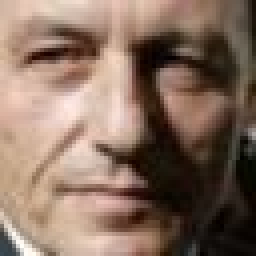
#> input picture data/non_smile/Alfred_Sant_0001.jpg, 64 x 64 px (shown 4 times larger); its folder holds 4 pictures in this run
$ jupyter execute --allow-errors Image_Classification_Logistics_Regression.ipynb
#> lines starting #> are read from the running program, lines starting #| are printed output that depends on the picture
# Libraries

[cell 1]
import glob  # use to process jpg files
import numpy as np
import matplotlib.pyplot as plt

[cell 2]
from sklearn.model_selection import train_test_split

[cell 3]
from sklearn.linear_model import LogisticRegression
from sklearn.metrics import accuracy_score, confusion_matrix, classification_report

[cell 4]
from PIL import Image

# 1. Data collection

[cell 5]
no_smile = glob.glob("data/non_smile/*.jpg")

[cell 6]
type(no_smile)

[cell 7]
no_smile[0]

[cell 8]
smile = glob.glob("data/smile/*.jpg")
test = glob.glob("data/test/*.jpg")

[cell 9]
len(smile), len(no_smile), len(test)

# 2. Data Cleaning

#> (a cell that did not finish here is left out)

#> (a cell that did not finish here is left out)

#> (a cell that did not finish here is left out)

#> (a cell that did not finish here is left out)

#> (a cell that did not finish here is left out)

#> (a cell that did not finish here is left out)

#> (a cell that did not finish here is left out)

#> (a cell that did not finish here is left out)

[cell 18]
plt.figure(figsize=(15,15))
#> (the rest of this cell did not finish here and is left out)

[cell 19]
data = []
labels = []

[cell 20]
# no_smile images
for image in no_smile:
    img = Image.open(image)
#> img is the input picture: PIL image 64x64 RGB; mean R, G, B 134.6, 110.4, 95.7
    img = img.convert('L')
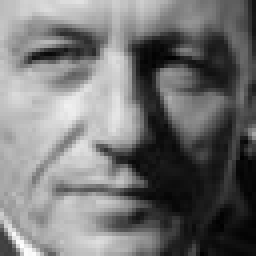
#> img: PIL image 64x64 L (shown 4 times larger); min 1, max 254, mean 116
    img = np.array(img).flatten() ## 3D array cant be Standardized,
#> img = 4096 values, max 254 at index 3909, min 1 at index 2556, mean 116
    #so we going to convert into 2D
    data.append(img)
    labels.append(0)
#> pass 2 of the loop `for image in no_smile:`:
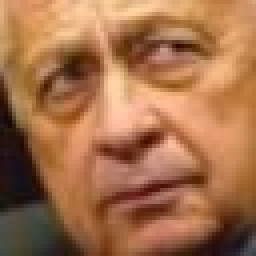
#> input picture data/non_smile/Ariel_Sharon_0013.jpg, 64 x 64 px (shown 4 times larger)
#> img is the input picture: PIL image 64x64 RGB; mean R, G, B 164.1, 111.5, 75.3
#> `img = img.convert('L')`:
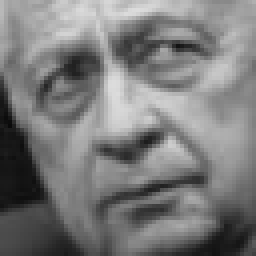
#> img: PIL image 64x64 L (shown 4 times larger); min 10, max 220, mean 123.1
#> `img = np.array(img).flatten()`: img = 4096 values, max 220 at index 162, min 10 at index 1986, mean 123.1
#> pass 3 of the loop `for image in no_smile:`:
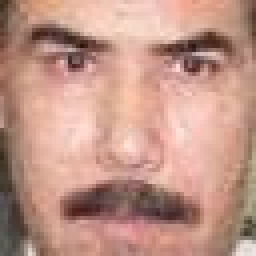
#> input picture data/non_smile/Barzan_al-Tikriti_0001.jpg, 64 x 64 px (shown 4 times larger)
#> img is the input picture: PIL image 64x64 RGB; mean R, G, B 192.3, 149, 135.1
#> `img = img.convert('L')`:
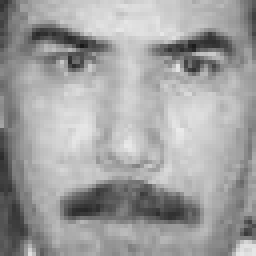
#> img: PIL image 64x64 L (shown 4 times larger); min 25, max 234, mean 160.4
#> `img = np.array(img).flatten()`: img = 4096 values, max 234 at index 2092, min 25 at index 724, mean 160.4
#> the loop made 4 passes; the first 3 are shown

[cell 21]
len(data), len(labels)

[cell 22]
# smile images
for image in smile:
    img = Image.open(image)
    img = img.convert('L')
    img = np.array(img).flatten()
    data.append(img)
    labels.append(1)

[cell 23]
len(data), len(labels)

[cell 24]
type(data)

[cell 25]
X = np.array(data)

[cell 26]
y = np.array(labels)

# Model development

[cell 27]
X_train, X_test, y_train, y_test = train_test_split(X, y, test_size=0.2,
                                                    random_state=42, shuffle=True)

[cell 28]
type(X_train)

[cell 29]
X_train.shape
#> Out = (3, 4096)
